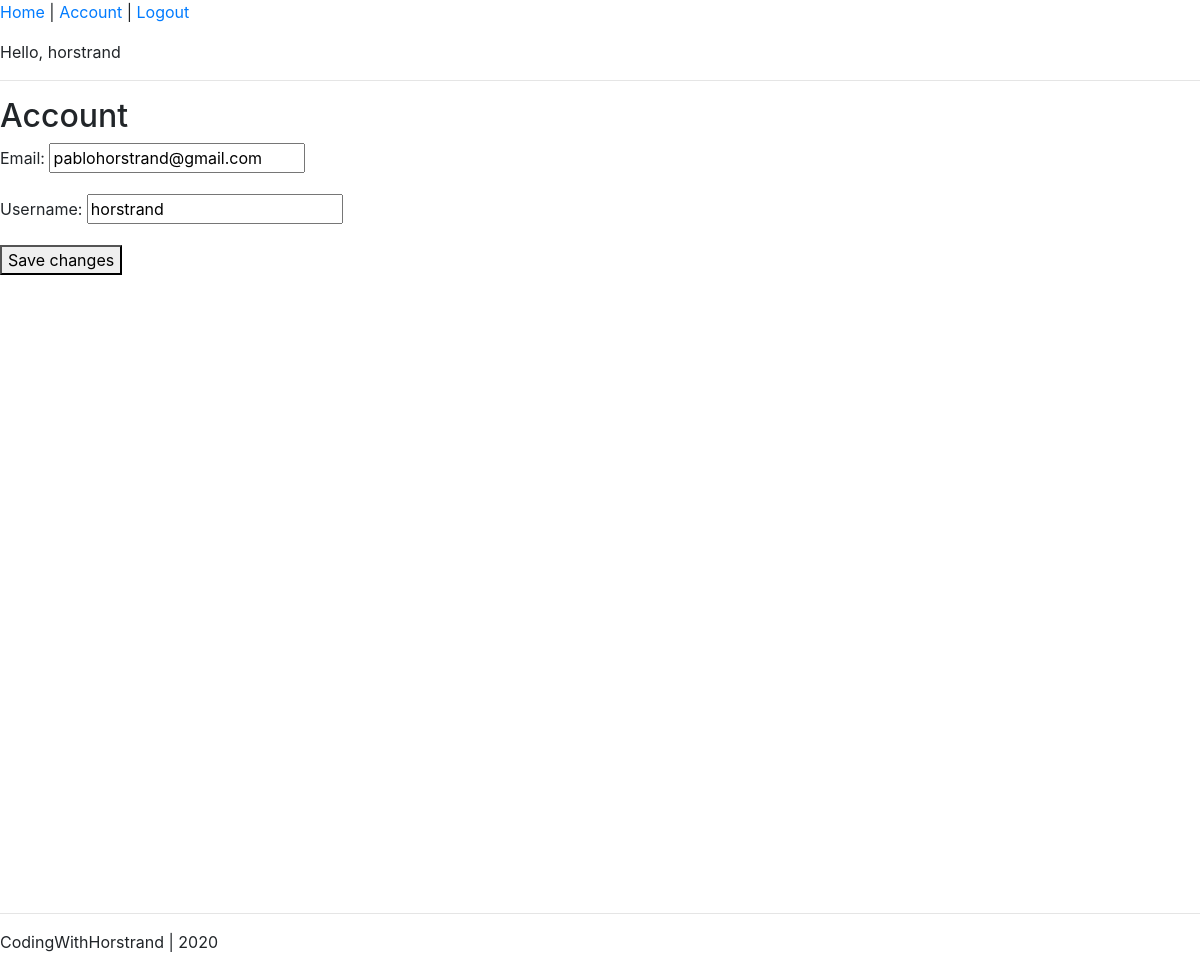
The app's page /account/ (signed in) with its own data.
### account/models.py (models this page shows, shortened)
class Account(AbstractBaseUser):
	email = 				models.EmailField(verbose_name="email", max_length=60, unique=True)
	username = 				models.CharField(max_length=30, unique=True)
	date_joined	=			models.DateTimeField(verbose_name='date joined', auto_now_add=True)
	last_login =			models.DateTimeField(verbose_name='last login', auto_now=True)
	is_admin = 				models.BooleanField(default=False)
	is_active = 			models.BooleanField(default=True)
	is_staff = 				models.BooleanField(default=False)
	is_superuser = 			models.BooleanField(default=False)
	USERNAME_FIELD = 'email'
	REQUIRED_FIELDS = ['username',]
	objects = MyAccountManager()

### account/views.py (the view)
# urls.py: path('account/', account_view, name='account'),
def account_view(request):
	if not request.user.is_authenticated:
		return redirect("login")
	context = {}
	if request.POST:
		form = AccountUpdateForm(request.POST, instance=request.user)
		if form.is_valid():
			form.save()
	else:
		form = AccountUpdateForm(
			initial = {
				"email": request.user.email,
				"username": request.user.username
			}
		)
	context['account_form'] = form
	return render(request,'account/account.html', context)

### account/forms.py (shortened to what this page needs)
class AccountUpdateForm(forms.ModelForm):
	class Meta:
		model = Account
		fields = ('email', 'username')

### account/templates/account/account.html (shortened to what this page needs)
{% extends 'base.html' %}
{% block content %}
<h2>Account</h2>
<form method="post">{% csrf_token %}
	{% for field in account_form %}
		<p>
			{{field.label_tag}}
			{{field}}
		</p>
	{% endfor %}
	<button type="submit">Save changes</button>
</form>
{% endblock content %}

### templates/snippets/header.html (shortened to what this page needs)
<link rel="stylesheet" href="https://cdn.jsdelivr.net/npm/bootstrap@4.5.3/dist/css/bootstrap.min.css">
{% if request.user.is_authenticated %}
	<p><a href="{% url 'home' %}">Home</a> |
	<a href="{% url 'account' %}">Account</a> |
	<a href="{% url 'logout' %}">Logout</a></p>
	<p>Hello, {{request.user.username}}</p>
{% else %}
	<p>
		<a href="{% url 'home' %}">Home</a> |
		<a href="{% url 'register' %}">Register</a> |
		<a href="{% url 'login' %}">Login</a>
	</p>
{% endif %}
<hr>

### records on screen
Account: user.username "horstrand", account_form "pablohorstrand@gmail.com" "horstrand"

### other values on screen
{{ field.label_tag }} "Email:" "Username:"
